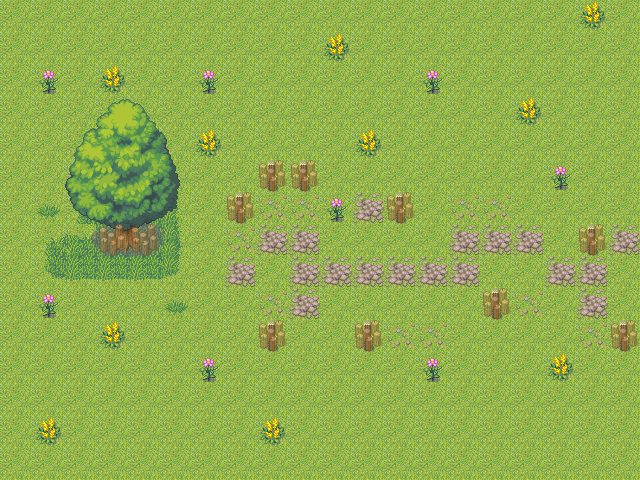

A level layout from a 2D game, rendered from its tile map. Below: a short description, then the map file with its tile-grid data intact:
An orthogonal 20x15 tile map with 32x32 px tiles, 4 tile layers (타일 레이어 1, 타일 레이어 3, 타일 레이어 2, collisions).

<map version="1.0" tiledversion="2018.04.18" orientation="orthogonal" renderorder="right-down" width="20" height="15" tilewidth="32" tileheight="32" infinite="0" nextobjectid="1">
 <tileset firstgid="1" name="test" tilewidth="32" tileheight="32" tilecount="144" columns="8">
  <image source="grasslands.png" width="256" height="576" />
 </tileset>
 <layer name="타일 레이어 1" width="20" height="15">
  <data encoding="csv">
1,1,1,1,1,1,1,1,1,1,1,1,1,1,1,1,1,1,1,1,
1,1,1,1,1,1,1,1,1,1,1,1,1,1,1,1,1,1,1,1,
1,1,1,1,1,1,1,1,1,1,1,1,1,1,1,1,1,1,1,1,
1,1,1,1,1,1,1,1,1,1,1,1,1,1,1,1,1,1,1,1,
1,1,1,1,1,1,1,1,1,1,1,1,1,1,1,1,1,1,1,1,
1,1,1,1,1,1,1,1,1,1,1,1,1,1,1,1,1,1,1,1,
1,1,1,1,1,1,1,1,1,1,1,1,1,1,1,1,1,1,1,1,
1,1,1,1,1,1,1,1,1,1,1,1,1,1,1,1,1,1,1,1,
1,1,1,1,1,1,1,1,1,1,1,1,1,1,1,1,1,1,1,1,
1,1,1,1,1,1,1,1,1,1,1,1,1,1,1,1,1,1,1,1,
1,1,1,1,1,1,1,1,1,1,1,1,1,1,1,1,1,1,1,1,
1,1,1,1,1,1,1,1,1,1,1,1,1,1,1,1,1,1,1,1,
1,1,1,1,1,1,1,1,1,1,1,1,1,1,1,1,1,1,1,1,
1,1,1,1,1,1,1,1,1,1,1,1,1,1,1,1,1,1,1,1,
1,1,1,1,1,1,1,1,1,1,1,1,1,1,1,1,1,1,1,1
</data>
 </layer>
 <layer name="타일 레이어 3" width="20" height="15">
  <data encoding="csv">
0,0,0,0,0,0,0,0,0,0,0,0,0,0,0,0,0,0,7,0,
0,0,0,0,0,0,0,0,0,0,7,0,0,0,0,0,0,0,0,0,
0,24,0,7,0,0,24,0,0,0,0,0,0,24,0,0,0,0,0,0,
0,0,0,0,0,0,0,0,0,0,0,0,0,0,0,0,7,0,0,0,
0,0,0,0,0,0,7,0,0,0,0,7,0,0,0,0,0,0,0,0,
0,0,0,0,0,0,0,0,23,23,0,0,0,0,0,0,0,24,0,0,
0,20,17,18,18,19,0,23,14,14,24,6,23,0,14,14,0,0,0,0,
0,17,18,26,26,27,0,14,6,6,0,0,0,0,6,6,6,0,23,6,
0,33,34,34,34,35,0,6,0,6,6,6,6,6,6,0,0,6,6,0,
0,24,0,0,0,20,0,0,14,6,0,0,0,0,0,23,14,0,6,0,
0,0,0,7,0,0,0,0,23,0,0,23,14,14,0,0,0,0,14,23,
0,0,0,0,0,0,24,0,0,0,0,0,0,24,0,0,0,7,0,0,
0,0,0,0,0,0,0,0,0,0,0,0,0,0,0,0,0,0,0,0,
0,7,0,0,0,0,0,0,7,0,0,0,0,0,0,0,0,0,0,0,
0,0,0,0,0,0,0,0,0,0,0,0,0,0,0,0,0,0,0,0
</data>
 </layer>
 <layer name="타일 레이어 2" width="20" height="15">
  <data encoding="csv">
0,0,0,0,0,0,0,0,0,0,0,0,0,0,0,0,0,0,0,0,
0,0,0,0,0,0,0,0,0,0,0,0,0,0,0,0,0,0,0,0,
0,0,0,0,0,0,0,0,0,0,0,0,0,0,0,0,0,0,0,0,
0,0,41,42,43,44,0,0,0,0,0,0,0,0,0,0,0,0,0,0,
0,0,49,50,51,52,0,0,0,0,0,0,0,0,0,0,0,0,0,0,
0,0,57,58,59,60,0,0,0,0,0,0,0,0,0,0,0,0,0,0,
0,0,65,66,67,68,0,0,0,0,0,0,0,0,0,0,0,0,0,0,
0,0,73,74,75,76,0,0,0,0,0,0,0,0,0,0,0,0,0,0,
0,0,0,0,0,0,0,0,0,0,0,0,0,0,0,0,0,0,0,0,
0,0,0,0,0,0,0,0,0,0,0,0,0,0,0,0,0,0,0,0,
0,0,0,0,0,0,0,0,0,0,0,0,0,0,0,0,0,0,0,0,
0,0,0,0,0,0,0,0,0,0,0,0,0,0,0,0,0,0,0,0,
0,0,0,0,0,0,0,0,0,0,0,0,0,0,0,0,0,0,0,0,
0,0,0,0,0,0,0,0,0,0,0,0,0,0,0,0,0,0,0,0,
0,0,0,0,0,0,0,0,0,0,0,0,0,0,0,0,0,0,0,0
</data>
 </layer>
 <layer name="collisions" width="20" height="15" opacity="0.57">
  <data encoding="csv">
0,0,0,0,0,0,0,0,0,0,0,0,0,0,0,0,0,0,0,0,
0,0,0,0,0,0,0,0,0,0,0,0,0,0,0,0,0,0,0,0,
0,0,0,0,0,0,0,0,0,0,0,0,0,0,0,0,0,0,0,0,
0,0,0,0,0,0,0,0,0,0,0,0,0,0,0,0,0,0,0,0,
0,0,0,0,0,0,0,0,0,0,0,0,0,0,0,0,0,0,0,0,
0,0,0,0,0,0,0,0,32,32,0,0,0,0,0,0,0,0,0,0,
0,0,0,0,0,0,0,32,0,0,0,0,32,0,0,0,0,0,0,0,
0,0,0,32,32,0,0,0,0,0,0,0,0,0,0,0,0,0,32,0,
0,0,0,0,0,0,0,0,0,0,0,0,0,0,0,0,0,0,0,0,
0,0,0,0,0,0,0,0,0,0,0,0,0,0,0,32,0,0,0,0,
0,0,0,0,0,0,0,0,32,0,0,32,0,0,0,0,0,0,0,32,
0,0,0,0,0,0,0,0,0,0,0,0,0,0,0,0,0,0,0,0,
0,0,0,0,0,0,0,0,0,0,0,0,0,0,0,0,0,0,0,0,
0,0,0,0,0,0,0,0,0,0,0,0,0,0,0,0,0,0,0,0,
0,0,0,0,0,0,0,0,0,0,0,0,0,0,0,0,0,0,0,0
</data>
 </layer>
</map>